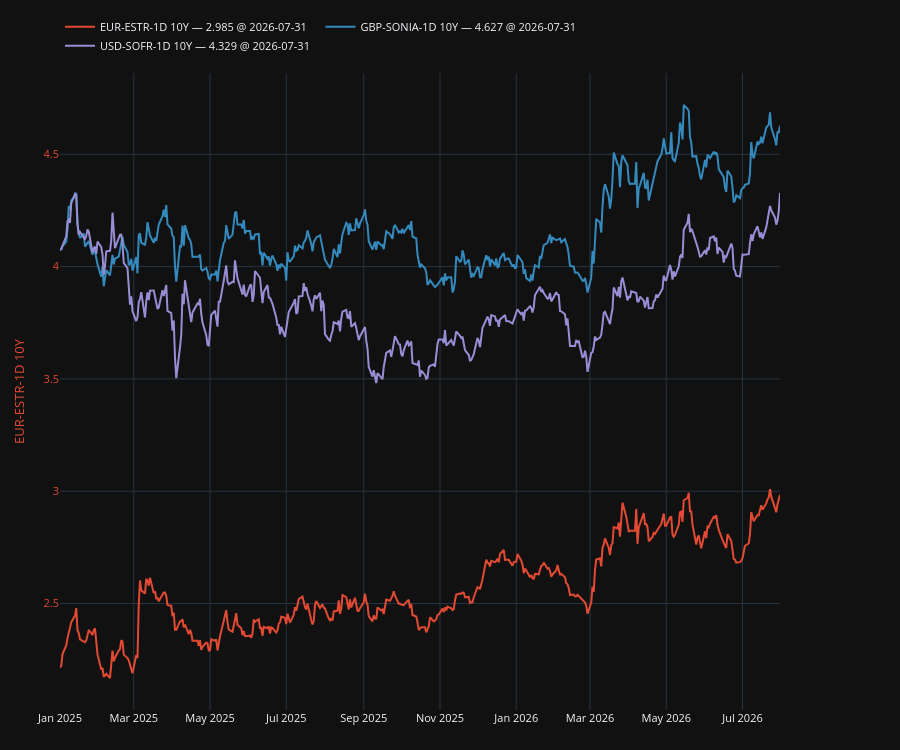

Notebook cell for this chart:
### Code cell
plot, fig, ax, ax2, legend = make_secondary_axis_plot(engine="plotly")
for col in eod.columns:
    plot(eod[col], which="left")
legend(valfmt="{:.3f}", show_date=True)

### Figure 1 — Plotly figure (JSON) as saved in the notebook; plotly's stock layout.template omitted (floating-point values rounded to 4 significant figures; data arrays with more than 128 entries replaced by an {"elided": "..."} marker saying what was removed)
{"data": [{"line": {"color": "#E24A33"}, "mode": "lines", "name": "EUR-ESTR-1D 10Y — 2.985 @ 2026-07-31", "showlegend": true, "type": "scatter", "x": {"elided": "413 str values"}, "y": {"elided": "413 float values"}, "yaxis": "y"}, {"line": {"color": "#348ABD"}, "mode": "lines", "name": "GBP-SONIA-1D 10Y — 4.627 @ 2026-07-31", "showlegend": true, "type": "scatter", "x": {"elided": "413 str values"}, "y": {"elided": "413 float values"}, "yaxis": "y"}, {"line": {"color": "#988ED5"}, "mode": "lines", "name": "USD-SOFR-1D 10Y — 4.329 @ 2026-07-31", "showlegend": true, "type": "scatter", "x": {"elided": "395 str values"}, "y": {"elided": "395 float values"}, "yaxis": "y"}], "layout": {"font": {"size": 11}, "height": 750, "legend": {"orientation": "h", "x": 0.0, "xanchor": "left", "y": 1.02, "yanchor": "bottom"}, "margin": {"b": 40, "l": 60, "r": 120, "t": 60}, "newshape": {"line": {"color": "red"}}, "title": {}, "xaxis": {"showgrid": true, "showspikes": true, "spikecolor": "white", "spikemode": "across", "spikesnap": "cursor"}, "yaxis": {"showgrid": true, "showspikes": true, "spikecolor": "white", "spikesnap": "cursor", "spikethickness": 0.5, "tickfont": {"color": "#E24A33"}, "title": {"font": {"color": "#E24A33"}, "text": "EUR-ESTR-1D 10Y"}}}}
